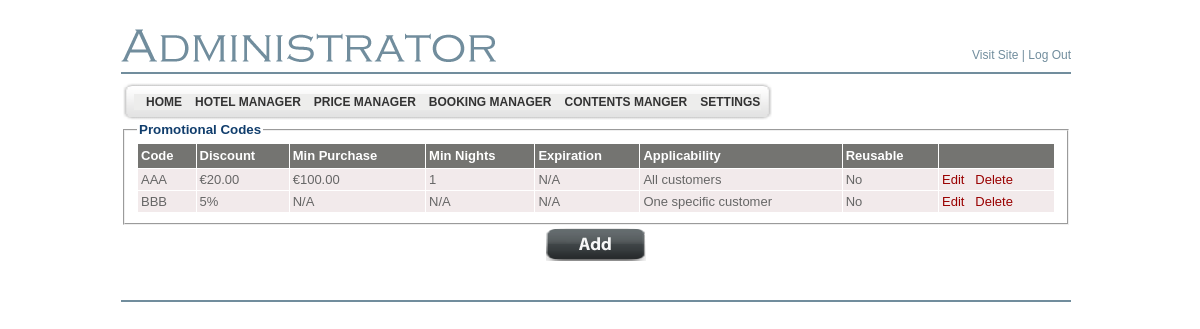
Screenshot of /LiculApartments/admin/promo_codes_list.php (signed in) with the database file from the repository.
### tables this page shows
CREATE TABLE `bsi_adminmenu` (
  `id` int(4) NOT NULL auto_increment,
  `name` varchar(200) NOT NULL default '',
  `url` varchar(200) default NULL,
  `menu_desc` varchar(200) NOT NULL default '',
  `parent_id` int(4) default '0',
  `status` enum('Y','N') default 'Y',
  `ord` int(5) NOT NULL default '0',
  `privileges` int(11) NOT NULL,
  PRIMARY KEY  (`id`),
  UNIQUE KEY `kid` (`name`,`parent_id`)
);

CREATE TABLE `bsi_promo_codes` (
  `id` int(11) NOT NULL auto_increment,
  `promo_code` varchar(50) NOT NULL,
  `discount` decimal(10,2) NOT NULL default '0.00',
  `is_percentage` tinyint(1) NOT NULL default '1',
  `min_amount` decimal(10,2) NOT NULL default '0.00',
  `min_nights` tinyint(4) NOT NULL default '0',
  `promo_category` int(1) NOT NULL COMMENT '1 - All customer, 2 - Existing Customer, 3 - one selected customer',
  `customer_email` varchar(255) default NULL,
  `exp_date` date default NULL,
  `reuse_promo` tinyint(1) NOT NULL default '1',
  PRIMARY KEY  (`id`),
  UNIQUE KEY `UNQ_promo_code` (`promo_code`)
);

### LiculApartments/includes/SystemConfiguration.class.php (called while the page is built, shortened)
<?php
require_once ("KLogger.class.php");
require_once ("PromoCode.class.php");
require_once ("Utilities.class.php");
class SystemConfiguration
{
	private $config = array();
	private static $timeZoneKey = "conf_hotel_timezone";
	private static $currencySymbolKey = "conf_currency_symbol";
	private static $currencyBeforeAmountKey = "conf_currency_before_amount";
	private static $decimalSeparatorSymbolKey = "conf_decimal_symbol";
	private static $thousandSeparatorSymbolKey = "conf_thousand_symbol";
	public function __construct($fetchFromDb = true)
	{
		if ($fetchFromDb)
		{
			$selectQuery = mysql_query ("SELECT IFNULL(conf_key, false) AS conf_key, IFNULL(conf_value,false) AS conf_value FROM bsi_configure");
			while ($currentRow = mysql_fetch_assoc($selectQuery))
			{
				if ($currentRow["conf_key"])
				{
					if ($currentRow["conf_value"])
					{
						$this->config[trim ($currentRow["conf_key"])] = trim($currentRow["conf_value"]);
					}
					else
					{
						$this->config[trim($currentRow["conf_key"])] = false;
					}
				}
			}
			date_default_timezone_set($this->config[SystemConfiguration::$timeZoneKey]);
		}
	}
	public function getCurrencySymbol()
    {
        return $this->config[SystemConfiguration::$currencySymbolKey];
    }
	public function istCurrencyBeforeAmount()
    {
        return intval($this->config[SystemConfiguration::$currencyBeforeAmountKey]) == 1;
    }
	public function getDecimalPoint()
    {
        return $this->config[SystemConfiguration::$decimalSeparatorSymbolKey];
    }
	public function getThousandSeparator()
    {
        return $this->config[SystemConfiguration::$thousandSeparatorSymbolKey];
    }
	public function formatCurrency($amount)
    {
		$amount = floatval($amount);
		if ($this->istCurrencyBeforeAmount())
		{
			return $this->getCurrencySymbol() . number_format($amount, 2 , $this->getDecimalPoint(), $this->getThousandSeparator());
		}
		return number_format($amount, 2 , $this->getDecimalPoint(), $this->getThousandSeparator()) . $this->getCurrencySymbol();
    }
}
$systemConfiguration = new SystemConfiguration();
$loggingDirectory = "./logs/";
$currentDirectory = getcwd();
if (Utilities::stringEndsWith($currentDirectory, "admin"))
{
	$loggingDirectory = "../logs/";
}
$logger = new KLogger($loggingDirectory, KLogger::INFO);
?>

### LiculApartments/includes/Utilities.class.php (called while the page is built, shortened)
<?php
class Utilities
{
	public static function stringEndsWith($string, $test)
	{
	    $strlen = strlen($string);
	    $testlen = strlen($test);
	    return substr_compare($string, $test, -$testlen) === 0;
	}
}
?>

### LiculApartments/includes/KLogger.class.php (called while the page is built, shortened)
<?php
	class KLogger
	{
		public function __construct( $filepath , $priority )
		{
			$this->log_file = $filepath . "log_" . date("Y_m_d") . ".log";
			$this->priority = $priority;
			return;
		}
		private function shouldLog($priority)
		{
			return false;
		}
	}
?>

### LiculApartments/includes/PromoCode.class.php (called while the page is built, shortened)
<?php
class PromoCode
{
    public static function fetchFromParameters($params)
    {
		$promoCode = new PromoCode();
		if (isset($params['id']) && is_numeric($params['id']))
		{
		    $promoCode->id = intval($params['id']);
		}
		if (isset($params['promo_code']))
		{
		    $promoCode->promoCode = $params['promo_code'];
		}
		if (isset($params['discount']))
		{
		    $promoCode->discountAmount = floatval($params['discount']);
		}
	    if (isset($params['min_amount']))
		{
		    $promoCode->minAmount = floatval($params['min_amount']);
		}
    	if (isset($params['min_nights']))
		{
		    $promoCode->minNights = intval($params['min_nights']);
		}
	    if (isset($params['is_percentage']))
		{
		    $promoCode->isPercentage = intval($params['is_percentage']) == 1;
		}
	    if (isset($params['customer_email']))
		{
		    $promoCode->customerEmail = $params['customer_email'];
		}
	    if (isset($params['reuse_promo']))
		{
		    $promoCode->isReusable = intval($params['reuse_promo']) == 1;
		}
    	if (isset($params['promo_category']))
		{
		    $promoCode->category = intval($params['promo_category']);
		}
		return $promoCode;
    }
    public static function fetchAllFromDb()
    {
		$promoCodes = array();
		$sql = "SELECT * FROM bsi_promo_codes ORDER BY promo_code";
		$query = mysql_query($sql);
		while ($row = mysql_fetch_assoc($query))
		{
		    $promoCode = PromoCode::fetchFromParameters($row);
		    $promoCodes[] = $promoCode;
		}
		return $promoCodes;
    }
}

### LiculApartments/admin/promo_codes_list.php (the view, shortened to what this page needs)
<?php
require_once ("../includes/SystemConfiguration.class.php");
global $systemConfiguration;
$promoCodes = PromoCode::fetchAllFromDb();
include ("header.php");
?>
	</td>
  </tr>
  <tr>
    <td valign="top" >
		<fieldset>
		    <legend class="TitleBlue11pt">Promotional Codes</legend>
		    <table width="100%" cellspacing="1" border="0" cellpadding="3">
				<tr bgcolor="#747471">
					<td scope="col" align="left"><b><font color="white"
						face="Verdana, Arial, Helvetica, sans-serif" size="2">Code</font></b>
					</td>
					<td scope="col" align="left"><b><font color="white"
						face="Verdana, Arial, Helvetica, sans-serif" size="2">Discount</font></b>
					</td>
					<td scope="col" align="left"><b><font color="white"
						face="Verdana, Arial, Helvetica, sans-serif" size="2">Min Purchase</font></b>
					</td>
					<td scope="col" align="left"><b><font color="white"
						face="Verdana, Arial, Helvetica, sans-serif" size="2">Min Nights</font></b>
					</td>
					<td scope="col" align="left"><b><font color="white"
						face="Verdana, Arial, Helvetica, sans-serif" size="2">Expiration</font></b>
					</td>
					<td scope="col" align="left"><b><font color="white"
						face="Verdana, Arial, Helvetica, sans-serif" size="2">Applicability</font></b>
					</td>
					<td scope="col" align="left"><b><font color="white"
						face="Verdana, Arial, Helvetica, sans-serif" size="2">Reusable</font></b>
					</td>
					<td scope="col" class="bodytext_h">&nbsp;</td>
				</tr>
			<?php
					foreach ($promoCodes as $promoCode)
					{
						echo '<tr class="odd" bgcolor="#f2eaeb">' . "\n";
						echo '	<td align="left"><font color="#666666" face="Verdana, Arial, Helvetica, sans-serif" size="2">' . $promoCode->promoCode . '</font></td>' . "\n";
						if ($promoCode->isPercentage)
						{
							echo '	<td align="left"><font color="#666666" face="Verdana, Arial, Helvetica, sans-serif" size="2">' . $promoCode->discountAmount . '%</font></td>' . "\n";
						}
						else
						{
							echo '	<td align="left"><font color="#666666" face="Verdana, Arial, Helvetica, sans-serif" size="2">' . $systemConfiguration->formatCurrency($promoCode->discountAmount) . '</font></td>' . "\n";
						}
						if ($promoCode->minAmount > 0)
						{
							echo '	<td align="left"><font color="#666666" face="Verdana, Arial, Helvetica, sans-serif" size="2">' . $systemConfiguration->formatCurrency($promoCode->minAmount) . '</font></td>' . "\n";
						}
						else
						{
							echo '	<td align="left"><font color="#666666" face="Verdana, Arial, Helvetica, sans-serif" size="2">N/A</font></td>' . "\n";
						}
						if ($promoCode->minNights > 0)
						{
							echo '	<td align="left"><font color="#666666" face="Verdana, Arial, Helvetica, sans-serif" size="2">' .$promoCode->minNights . '</font></td>' . "\n";
						}
						else
						{
							echo '	<td align="left"><font color="#666666" face="Verdana, Arial, Helvetica, sans-serif" size="2">N/A</font></td>' . "\n";
						}
						if ($promoCode->expirationDate != null)
						{
							echo '	<td align="left"><font color="#666666" face="Verdana, Arial, Helvetica, sans-serif" size="2">' . $promoCode->expirationDate->format("m/d/Y") . '</font></td>' . "\n";
						}
						else
						{
							echo '	<td align="left"><font color="#666666" face="Verdana, Arial, Helvetica, sans-serif" size="2">N/A</font></td>' . "\n";
						}
						$applicability = "All customers";
						if ($promoCode->category == 1)
						{
							$applicability = "Only existing customers";
						}
						else if ($promoCode->category == 2)
						{
							$applicability = "One specific customer";
						}
						else if ($promoCode->category == 3)
						{
							$applicability = "Only new customers";
						}
						echo '	<td align="left"><font color="#666666" face="Verdana, Arial, Helvetica, sans-serif" size="2">' . $applicability . '</font></td>' . "\n";
						echo '	<td align="left"><font color="#666666" face="Verdana, Arial, Helvetica, sans-serif" size="2">' . ($promoCode->isReusable ? "Yes" : "No") . '</font></td>' . "\n";
						echo '	<td align="left"><font color="#666666" face="Verdana, Arial, Helvetica, sans-serif" size="2">';
						echo '		<a href="promo_codes_add_edit.php?id=' . $promoCode->id . '" style="text-decoration:none"><font color="#990000"  face="Verdana, Arial, Helvetica, sans-serif" size="2" >Edit</font></a>&nbsp;&nbsp;';
						echo '		<a href="promo_codes_delete.php?id=' . $promoCode->id . '" style="text-decoration:none" onclick = "if (! confirm(\'Are you sure?\')) { return false; }"><font color="#990000"  face="Verdana, Arial, Helvetica, sans-serif" size="2" >Delete</font></a>';
						echo '	</td>' . "\n";
						echo "</tr>\n";	;
					}
			?>
			</table>
	    </fieldset>
	    <table width="100%">
			<tr  bgcolor="#ffffff" class="TitleBlue11pt">
	            <td height="20" align="center">
	                <input type="image" value="1" src="images/button_add.png"  name="SBMT"  onclick="javascript:window.location.href='promo_codes_add_edit.php'">
	            </td>
	        </tr>
		</table>
    </td>
  </tr>
  <?php include("footer.php"); ?>
</table>
</body>
</html>

### LiculApartments/admin/header.php (shortened to what this page needs)
<!DOCTYPE html PUBLIC "-//W3C//DTD XHTML 1.0 Transitional//EN" "http://www.w3.org/TR/xhtml1/DTD/xhtml1-transitional.dtd">
<html xmlns="http://www.w3.org/1999/xhtml">
<head>
	<link href="style.css" rel="stylesheet" type="text/css" />
	<link href="style1.css" rel="stylesheet" type="text/css">
</head>
<body>
<table align="center" width="950" border="0" cellspacing="0"
	cellpadding="0">
	<tr>
		<td width="366">&nbsp;</td>
		<td width="584">&nbsp;</td>
	</tr>
	<tr>
		<td align="left" valign="bottom"><img src="images/adminis.gif" alt="" /></td>
		<td align="right" valign="bottom" class="bodyMenutext8pt"><a
			href="../index.php" target="_blank" class="bodyMenutext8pt">Visit
		Site</a> | <a href="logout.php" class="bodyMenutext8pt">Log Out</a></td>
	</tr>
	<tr>
		<td height="10"></td>
		<td></td>
	</tr>
	<tr>
		<td colspan="2" height="2" bgcolor="#718d9d"></td>
	</tr>
</table>
<table align="center" width="950" border="0" cellspacing="0" cellpadding="0">
	<tr>
		<td height="8"></td>
	</tr>
	<tr>
		<td align="left">
		<table border="0" style="background-image: url(images/menu_tile.gif);"
			cellspacing="0" cellpadding="0">
			<tr>
				<td><img src="images/menubar_left.gif" alt="" width="13" height="40" /></td>
				<td align="left" class="bodytext8pt">
				<div class="sample1">
				<div class="horz_menu">
<?php
$sql_parent = mysql_query("select * from bsi_adminmenu where parent_id=0 and status='Y' order by ord");
while ($row_parent = mysql_fetch_array($sql_parent))
{
	echo "<a id=\"" . $row_parent[0] . "\"      href=\"" . $row_parent[2] . "\">&nbsp;&nbsp;&nbsp;" . $row_parent[1] . "</a>";
}
?>
<br clear="both" />
				</div>
</div>
				</td>
				<td><img src="images/menubar_right.gif" alt="" width="13"
					height="40" /></td>
			</tr>
		</table>

### LiculApartments/admin/style.css (style rules this page uses)
.bodytext8pt { color: #000000; font-family: 'Tahoma', 'Arial', 'Verdana'; font-size: 8pt; font-weight: normal; margin: 0; line-height: 120% }
.TitleBlue11pt { color: #113E6D; font-family: 'Trebuchet MS', 'Tahoma', 'Arial', 'Verdana'; font-size: 10pt; font-weight: bold; margin: 0; }
.bodyMenutext8pt { color: #718d9d; font-family: 'Verdana', 'Tahoma', 'Arial'; font-size: 12px; font-weight: normal; margin: 0; }
a.bodyMenutext8pt { color: #718d9d; font-weight: normal; text-decoration: none }
input { FONT-Size:9pt; color:#333333; font-family: 'Tahoma', 'Arial', 'MS Sans Serif', 'Verdana'; font-weight: normal; }
body { margin-top: 00; margin-bottom: 0; margin-left: 0; background-color: #FFFFFF; background-repeat: repeat-x; background-position; 0 0 }
a:link { text-decoration:none; font-color: #990000; font-family: Verdana, Arial, Helvetica, sans-serif; font-size: 2; }

### LiculApartments/admin/style1.css (style rules this page uses)
div.horz_menu a { display: block; float: left; }
div.sample1 div.horz_menu a, div.sample1 div.vert_menu a { padding: 1px 0px 1px 0px; background:#ededec; width:inherit; padding:2px; text-decoration: none; font-family:Arial, Helvetica, sans-serif; font-weight: 900; font-size: 12px; color: #333333; }
div.sample1 div.horz_menu a { margin-right: -1px; width:auto; }
a:link { text-decoration:none; font-color: #990000; font-family: Verdana, Arial, Helvetica, sans-serif; font-size: 2; }

### rows the page displays
bsi_adminmenu: name "HOME"
bsi_adminmenu: name "HOTEL MANAGER"
bsi_adminmenu: name "PRICE MANAGER"
bsi_adminmenu: name "BOOKING MANAGER"
bsi_adminmenu: name "CONTENTS MANGER"
bsi_adminmenu: name "SETTINGS"
bsi_promo_codes: promo_code "AAA", discount "€20.00", min_amount "€100.00", min_nights "1", applicability "All customers", reuse_promo "No"
bsi_promo_codes: promo_code "BBB", discount "5", min_amount "N/A", min_nights "N/A", promo_category "One specific customer", reuse_promo "No"
